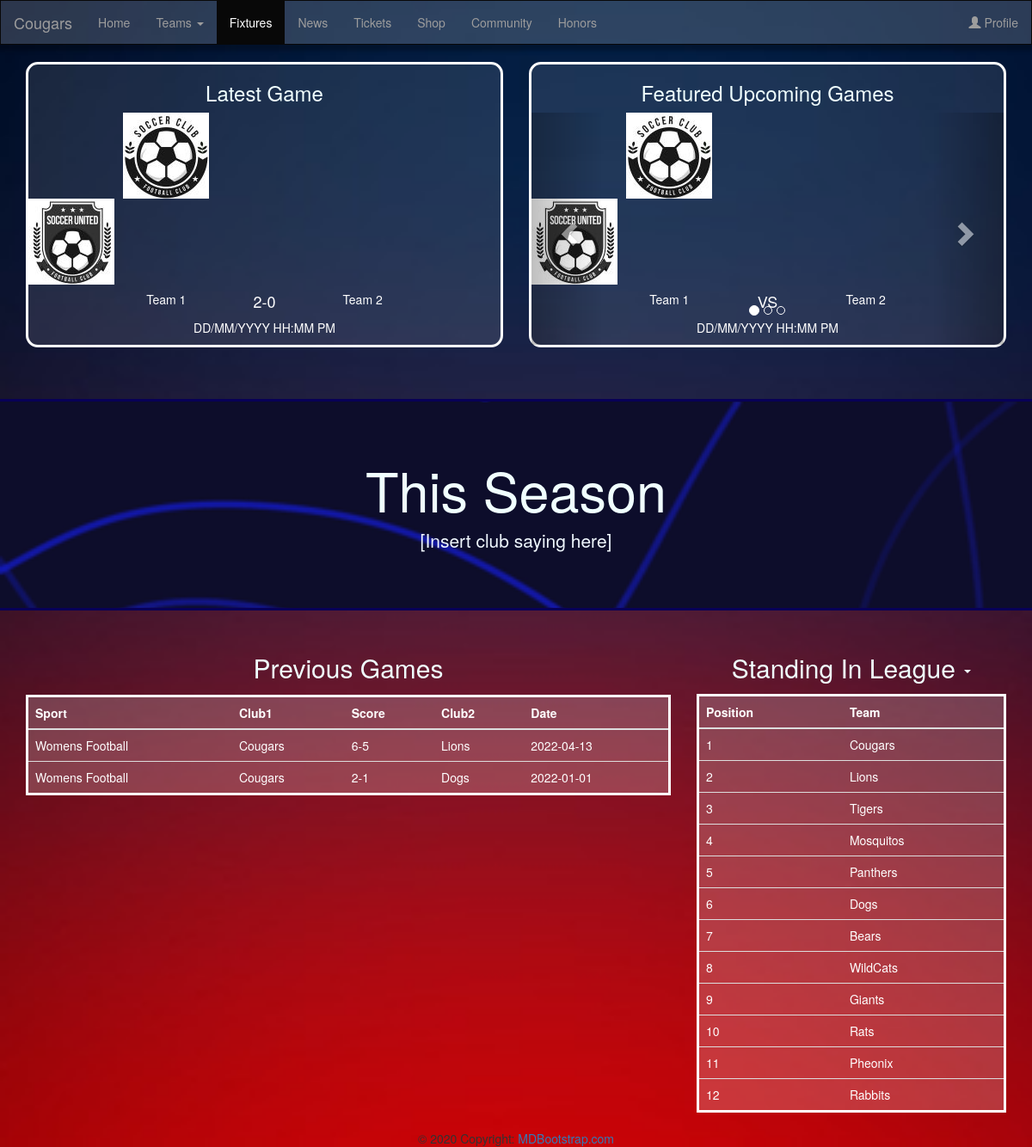
The page /fixtures on the database its author committed.
### tables this page shows
CREATE TABLE games (
  ID INTEGER primary key AUTOINCREMENT,
  sport TEXT not null,
  club1 text not null,
  homescore int not null,
  awayscore int not null,
  club2 text not null,
  gamedate date not null
);

CREATE TABLE standing (
	sport TEXT not null,
	team TEXT NOT NULL,
	pos INTEGER not null
);

### Sports-Club-Webserver/app.py (the view)
@app.route('/fixtures')
def getFixtures():
    if 'user' in session:
        user = session['user']
        role = session['role']
    else:
        user = None
        role = ''
    team = request.args.get('team')
    if team is None:
        team = 'womenbb'
    today = date.today()
    standing = functions.getStanding(team)
    games = functions.getGames()
    return render_template('fixtures.html', user=user, role=role, games=games, standing=standing, today=today)

### Sports-Club-Webserver/functions.py (called while the page is built)
def getGames():
    conn = sqlite3.connect('database/430Group4.db')
    cursor = conn.cursor()
    cursor.execute("select * from games")
    res = cursor.fetchall()
    games = []
    for row in res:
        games.append(row)
    cursor.close()
    conn.close()
    return games

def getStanding(team):
    conn = sqlite3.connect('database/430Group4.db')
    cursor = conn.cursor()
    SQL = "select team, pos from standing where sport='"+team+"' order by pos asc"
    cursor.execute(SQL)
    res = cursor.fetchall()
    standing = []
    for row in res:
        standing.append(row)
    cursor.close()
    conn.close()
    return standing

### templates/Fixtures.html (shortened to what this page needs)
<!doctype html>
<html lang="en">
  <head>
    <link
      rel="stylesheet"
      href="https://maxcdn.bootstrapcdn.com/bootstrap/3.4.1/css/bootstrap.min.css"
    />
    <link
      href="{{ url_for('static', filename='css/fixtures.css') }}"
      rel="stylesheet"
      type="text/css"
      />
  </head>
  <body style="background-color: transparent;">
    <nav class="navbar navbar-inverse bringToFrontDiv ">
        <div class="container-fluid">
          <div class="navbar-header">
            <a class="navbar-brand" href="/">Cougars</a>
          </div>
          <ul class="nav navbar-nav">
            <li><a href="/">Home</a></li>
            <li class="dropdown">
              <a class="dropdown-toggle" data-toggle="dropdown" href="#"
                >Teams <span class="caret"></span
              ></a>
            </li>
            <li class="active"><a href="/fixtures">Fixtures</a></li>
            <li><a href="/news">News</a></li>
            <li><a href="/tickets">Tickets</a></li>
            <li><a href="/shop">Shop</a></li>
            <li><a href="/community">Community</a></li>
            <li><a href="/honorsfb">Honors</a></li>
          </ul>
          <ul class="nav navbar-nav navbar-right">
            <li>
              {%if user is none%}
              <a href="/login">
                <span class="glyphicon glyphicon-user"></span> Profile</a
              >
              {%else%}
              <a href="/profile">
                <span class="glyphicon glyphicon-user"></span> {{user}}</a
              >
              {%endif%}
            </li>
          </ul>
        </div>
      </nav>
    <div class="container">
        <div class="row">
            <div class="col-lg-6 mb-4">
                <div class="card" style="border-style: solid;border-color: rgb(255, 255, 255); color: rgb(255, 255, 255); background-color: rgba(255, 255, 255, 0.1);">
                    <h3 class="card-title" style="color: azure; text-align: center;">Latest Game</h3>
                    <div class="card-body">
                        <img class="img" src="{{url_for('static', filename='css/images/fixtures/logo1a_r1.jpg')}}" alt="[sample image here]" style="text-align:left; margin-left:20%; margin-right:23%;">
                        <img class="img" src="{{url_for('static', filename='css/images/fixtures/logo1a_r2.jpg')}}" alt="[sample image here]" style="text-align:right; margin-right:20%;">
                        <div style="clear: both">
                          <h5 style="float: left; margin-left:25%">Team 1</h2>
                          <h5 style="float: right; margin-right:25%">Team 2</h3>
                      </div>
                      <h4 class="card-text" style="text-align: center;">2-0</h4>
                        <p class="card-text" style="text-align: center;">
                            DD/MM/YYYY HH:MM PM
                        </p>
                    </div>
                </div>
            </div>
            <div class="col-lg-6 mb-4">
              <div class="card" style="border-style: solid;border-color: rgb(255, 255, 255); color: rgb(255, 255, 255); background-color: rgba(255, 255, 255, 0.1);">
                <h3 class="card-title" style="color: azure; text-align: center;">Featured Upcoming Games</h3>
                <div id="myCarousel" class="carousel slide" data-ride="carousel">
                  <ol class="carousel-indicators">
                    <li data-target="#myCarousel" data-slide-to="0" class="active"></li>
                    <li data-target="#myCarousel" data-slide-to="1"></li>
                    <li data-target="#myCarousel" data-slide-to="2"></li>
                  </ol>
                  <div class="carousel-inner">
                    <div class="item active">
                      <div class="card-body">
                        <img class="img" src="{{url_for('static', filename='css/images/fixtures/logo1a_r1.jpg')}}" alt="[sample image here]" style="text-align:left; margin-left:20%; margin-right:23%;">
                        <img class="img" src="{{url_for('static', filename='css/images/fixtures/logo1a_r2.jpg')}}" alt="[sample image here]" style="text-align:right; margin-right:20%;">
                        <div style="clear: both">
                          <h5 style="float: left; margin-left:25%">Team 1</h2>
                          <h5 style="float: right; margin-right:25%">Team 2</h3>
                        </div>
                        <h4 class="card-text" style="text-align: center;">VS</h4>
                        <p class="card-text" style="text-align: center;">
                            DD/MM/YYYY HH:MM PM
                        </p>
                      </div>
                    </div>
                  </div>
                  <a class="left carousel-control" href="#myCarousel" data-slide="prev">
                    <span class="glyphicon glyphicon-chevron-left"></span>
                  </a>
                  <a class="right carousel-control" href="#myCarousel" data-slide="next">
                    <span class="glyphicon glyphicon-chevron-right"></span>
                  </a>
                </div>
              </div>
            </div>
        </div>
    </div>
    <div class="jumbotron bg-cover" style="margin-top:5%; background-size:cover; background-image:url(../static/css/images/fixtures/waves.gif); border-top:solid; border-bottom: solid; border-color:rgba(9, 0, 88, 0.993);">
      <div class="container">
        <h1 class="display-4" style="text-align:center; color:azure">This Season</h1>
        <p class="lead" style="text-align:center; color:aliceblue">[Insert club saying here]</p>
      </div>
    </div>
    <div class="container">
      <div class="row">
        <div class="col-lg-8 mb-4">
          <h2 style="text-align: center; color:azure;">Previous Games</h2>
          <table class="table" style="margin-top:2%; border-style:solid; border-color: rgb(255, 255, 255); color: rgb(255, 255, 255); background-color: rgba(255, 255, 255, 0.2);">
            <thead>
              <tr>
                <th scope="col">Sport</th>
                <th scope="col">Club1</th>
                <th scope="col">Score</th>
                <th scope="col">Club2</th>
                <th scope="col">Date</th>
              </tr>
            </thead>
            <tbody>
              {%for game in games%}
              <tr>
                <td>{{game[1]}}</td>
                <td>{{game[2]}}</td>
                <td>{{game[3]}}-{{game[4]}}</td>
                <td>{{game[5]}}</td>
                <td>{{game[6]}}</td>
              </tr>
              {%endfor%}
            </tbody>
          </table>
        </div>
        <div class="col-lg-4 mb-4">
          <h2 class="dropdown" style="color:azure; text-align:center;">
            <a class="dropdown-toggle" data-toggle="dropdown" href="#"
              style="color:azure;">Standing In League <span class="caret"></span
            ></a>
          </h2>
          <table class="table" style="margin-top:4%; border-style:solid; border-color: rgb(255, 255, 255); color: rgb(255, 255, 255); background-color: rgba(255, 255, 255, 0.2);">
            <thead>
              <tr>
                <th>Position</th>
                <th>Team</th>
              </tr>
            </thead>
            <tbody>
              {% for team in standing%}
              <tr>
                <td>{{loop.index}}</td>
                <td>{{team[0]}}</td>
              </tr>
              {%endfor%}
            </tbody>
          </table>
        </div>
      </div>
    </div>
<footer class="page-footer font-small blue">
  <div class="footer-copyright text-center py-3">
    © 2020 Copyright:
    <a href="/"> MDBootstrap.com</a>
  </div>
</footer>
  </body>
</html>

### Sports-Club-Webserver/static/css/fixtures.css (style rules this page uses)
.navbar { box-shadow: 0 0.3rem 0.4rem 4px rgb(0 0 0 / 25%); min-height:100%; }
.bringToFrontDiv { background: rgba(219, 223, 230, 0.2); border-radius: 0; }
html { background: url("images/bg.jpeg") no-repeat center center fixed; -webkit-background-size: cover; -moz-background-size: cover; -o-background-size: cover; background-size: cover; }
.card { border-style: solid; border-radius: 1em; border-color: rgb(255, 255, 255); color: white; background: rgba(219, 223, 230, 0.2); }
.card-title { color: hsl(216, 25%, 38%); text-align: center; }

### rows shown on the page
games: sport "Womens Football", club1 "Cougars", homescore "6", awayscore "5", club2 "Lions", gamedate "2022-04-13"
games: sport "Womens Football", club1 "Cougars", homescore "2", awayscore "1", club2 "Dogs", gamedate "2022-01-01"
standing: team "Cougars"
standing: team "Lions"
standing: team "Tigers"
standing: team "Mosquitos"
standing: team "Panthers"
standing: team "Dogs"
standing: team "Bears"
standing: team "WildCats"
standing: team "Giants"
standing: team "Rats"
standing: team "Pheonix"
standing: team "Rabbits"
